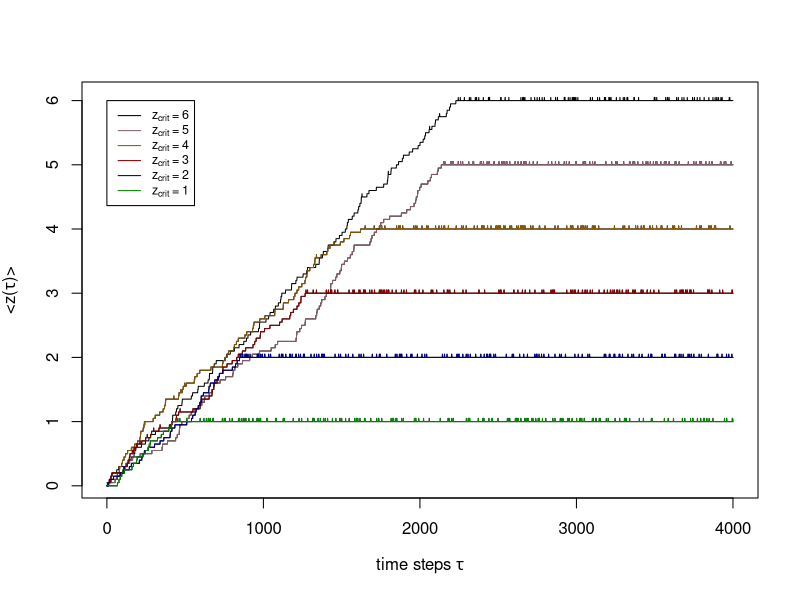

Reproduce this figure in R.
### 1D lattice after christen1991 paper
### open boundary conditions and conservative perturbation


### functions:

perform_avalanches <- function(lattice){
  while (any((lattice > z_crit))) {
    tmp_lattice  <- rep(0L, lattice_size)    # auxilliary lattice for calculation of avalanche effects
    
    for(i in 1:lattice_size){ # skip first entry because of bound. cond.
      
      if(lattice[i] > z_crit){
        if(i != lattice_size){
          tmp_lattice[i] <- tmp_lattice[i] - 2
          tmp_lattice[i+1] <- tmp_lattice[i+1] + 1
        }
        else {
          tmp_lattice[i] <- tmp_lattice[i] - 1
        }
        
        if(i != 1){
          tmp_lattice[i-1] <- tmp_lattice[i-1] + 1     
        }
        
      }}
    ## add the tmp_lattice to lattice in order to update the lattice
    lattice <- lattice + tmp_lattice
  }
  return (lattice)
}
  
#### algorithm  
lattice_size <- 20

time_steps <- 4000
z_crit_max <- 6
color <- c("green4","blue4","red4","orange4","pink4")


for(z_crit in z_crit_max:1){
  lattice <- rep(0L, lattice_size)  # main lattice; will contain the z-values
  z_means <- numeric(time_steps)
  
  for(t in 1:time_steps){
    
    lattice <- perform_avalanches(lattice)
    
    
    ## randomly perturb system via conservative perturbation
    x_rand <- sample(1:lattice_size, 1) 
    
    lattice[x_rand] <- lattice[x_rand] + 1
    if(x_rand > 1){
      lattice[x_rand - 1] <- lattice[x_rand - 1] - 1
    }
    
    ## compute z_mean[t]
    z_means[t] <- mean(lattice)
    
    
    ## final avalance relaxation
    if(t == time_steps){
      lattice <- perform_avalanches(lattice)
    }
  }
  if(z_crit == z_crit_max){
    plot(z_means,type = "l", xlab = expression(paste("time steps ", tau)), 
         ylab = expression(paste("<z(", tau, ")>")))  
  } else {
    lines(z_means)
    lines(z_means, col=color[z_crit])
    
  }
  
}
  
legend(0, 6, legend=c(expression(paste('z'['crit'], ' = 6')),
                      expression(paste('z'['crit'], ' = 5')),
                      expression(paste('z'['crit'], ' = 4')),
                      expression(paste('z'['crit'], ' = 3')),
                      expression(paste('z'['crit'], ' = 2')),
                      expression(paste('z'['crit'], ' = 1'))),
       col=c("black","pink4","orange4","red4","blue4","green4"), lty=1:1, cex=0.75)



## PLOTS
# barplot(lattice)
# plot(z_means, type = "l")

8:2
